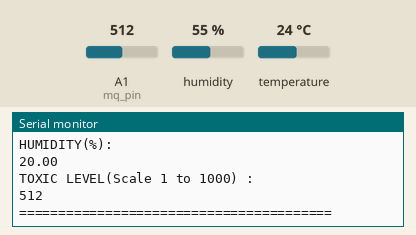
Recording of a sketch running on a simulated Arduino Uno, built with avr-gcc and run on an emulated ATmega328P. Shown: the last lines printed to the serial monitor. Inputs (shaded band) come from the test bench; at power-on: humidity 55 %, A1 (mq_pin) = 512, temperature 24 °C.

Above: at 2.9 s.
3.0 s: humidity set to 22 %
5.9 s: A1 (mq_pin) set to 716
At 8.0 s:
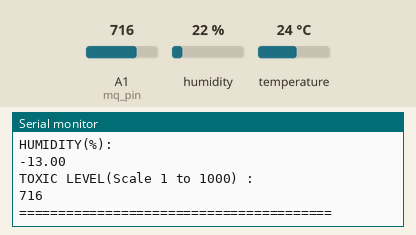
8.8 s: temperature set to 19 °C
15.0 s: A1 (mq_pin) set to 900
At 15.8 s:
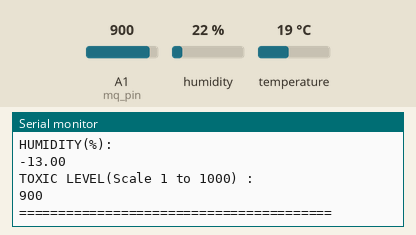
17.9 s: humidity set to 40 %
Timing chart, 0 to 20.9 s (numbered marks = the images above; inputs shaded):
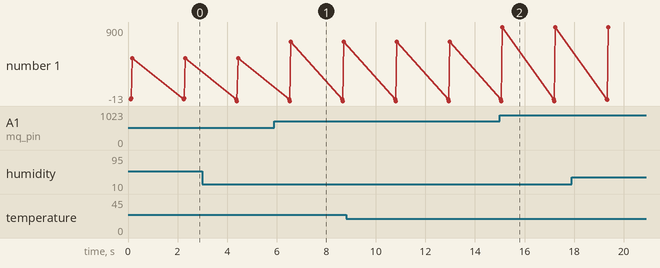

The sketch:

chemistry_project_2.ino
```cpp
#include<dht.h>

#define dht_pin A0
#define mq_pin A1
dht DHT;

void setup() {
  // put your setup code here, to run once:
  pinMode(dht_pin,INPUT);
  pinMode(mq_pin,INPUT);
  Serial.begin(9600);
  Serial.println("TEMPERATURE HUMIDITY AND TOXIC GAS SENSOR");

}

void loop() {
  // put your main code here, to run repeatedly:
  DHT.read11(dht_pin);
  Serial.println("========================================");
  Serial.println("TEMPERATURE(C): ");Serial.println((DHT.temperature)-13);
  Serial.println("HUMIDITY(%): ");Serial.println((float)(DHT.humidity-35));
  Serial.println("TOXIC LEVEL(Scale 1 to 1000) : ");Serial.println(analogRead(mq_pin));
  Serial.println("========================================");
  Serial.println();
  delay(2000);


}
```

Measured:
- after the input at 5.9 s, the serial monitor: prints a new line after 0.67 s (image 1)
- after the input at 15.0 s, the serial monitor: prints a new line after 0.11 s (image 2)
- plotted number 1: 512 → 716 after the input at 5.9 s, 716 → 900 after the input at 15.0 s
